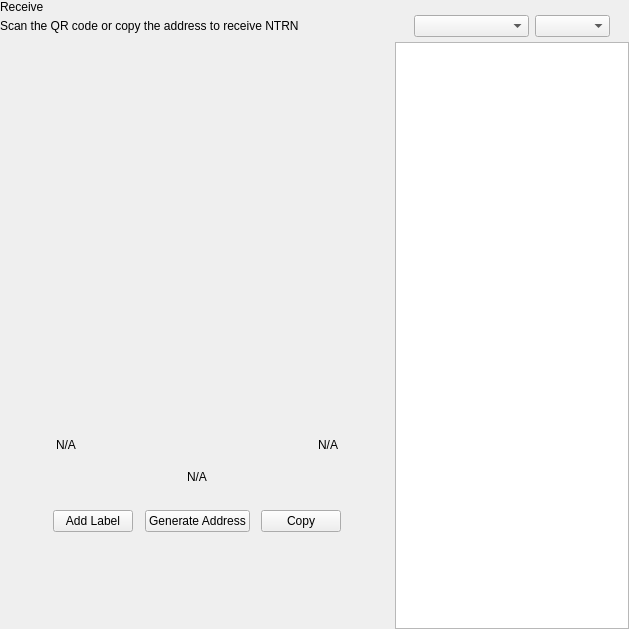
<?xml version="1.0" encoding="UTF-8"?>
<ui version="4.0">
 <class>ReceiveWidget</class>
 <widget class="QWidget" name="ReceiveWidget">
  <property name="geometry">
   <rect>
    <x>0</x>
    <y>0</y>
    <width>629</width>
    <height>629</height>
   </rect>
  </property>
  <property name="minimumSize">
   <size>
    <width>0</width>
    <height>0</height>
   </size>
  </property>
  <property name="windowTitle">
   <string>Form</string>
  </property>
  <layout class="QHBoxLayout" name="horizontalLayout_2" stretch="2,1">
   <property name="spacing">
    <number>0</number>
   </property>
   <property name="leftMargin">
    <number>0</number>
   </property>
   <property name="topMargin">
    <number>0</number>
   </property>
   <property name="rightMargin">
    <number>0</number>
   </property>
   <property name="bottomMargin">
    <number>0</number>
   </property>
   <item>
    <widget class="QWidget" name="left" native="true">
     <layout class="QVBoxLayout" name="verticalLayout_3">
      <property name="leftMargin">
       <number>0</number>
      </property>
      <property name="topMargin">
       <number>0</number>
      </property>
      <property name="rightMargin">
       <number>0</number>
      </property>
      <property name="bottomMargin">
       <number>0</number>
      </property>
      <item>
       <layout class="QVBoxLayout" name="verticalLayout_2">
        <property name="spacing">
         <number>0</number>
        </property>
        <property name="leftMargin">
         <number>0</number>
        </property>
        <item>
         <layout class="QHBoxLayout" name="horizontalLayout_3">
          <property name="spacing">
           <number>0</number>
          </property>
          <item>
           <layout class="QVBoxLayout" name="verticalLayout_4">
            <property name="spacing">
             <number>5</number>
            </property>
            <item>
             <widget class="QLabel" name="labelTitle">
              <property name="text">
               <string>Receive</string>
              </property>
             </widget>
            </item>
            <item alignment="Qt::AlignTop">
             <widget class="QLabel" name="labelSubtitle1">
              <property name="text">
               <string>Scan the QR code or copy the address to receive NTRN</string>
              </property>
             </widget>
            </item>
           </layout>
          </item>
          <item>
           <spacer name="horizontalSpacer">
            <property name="orientation">
             <enum>Qt::Horizontal</enum>
            </property>
            <property name="sizeHint" stdset="0">
             <size>
              <width>40</width>
              <height>20</height>
             </size>
            </property>
           </spacer>
          </item>
         </layout>
        </item>
        <item>
         <spacer name="verticalSpacer_2">
          <property name="orientation">
           <enum>Qt::Vertical</enum>
          </property>
          <property name="sizeType">
           <enum>QSizePolicy::Expanding</enum>
          </property>
          <property name="sizeHint" stdset="0">
           <size>
            <width>20</width>
            <height>50</height>
           </size>
          </property>
         </spacer>
        </item>
        <item alignment="Qt::AlignHCenter">
         <widget class="QWidget" name="layoutQR" native="true">
          <property name="maximumSize">
           <size>
            <width>510</width>
            <height>16777215</height>
           </size>
          </property>
          <layout class="QVBoxLayout" name="verticalLayoutQr">
           <item>
            <spacer name="verticalSpacer11">
             <property name="orientation">
              <enum>Qt::Vertical</enum>
             </property>
             <property name="sizeType">
              <enum>QSizePolicy::Fixed</enum>
             </property>
             <property name="sizeHint" stdset="0">
              <size>
               <width>20</width>
               <height>20</height>
              </size>
             </property>
            </spacer>
           </item>
           <item alignment="Qt::AlignHCenter">
            <widget class="QLabel" name="labelQrImg">
             <property name="minimumSize">
              <size>
               <width>260</width>
               <height>260</height>
              </size>
             </property>
             <property name="maximumSize">
              <size>
               <width>260</width>
               <height>260</height>
              </size>
             </property>
             <property name="text">
              <string/>
             </property>
             <property name="alignment">
              <set>Qt::AlignCenter</set>
             </property>
            </widget>
           </item>
           <item>
            <spacer name="verticalSpacer_21">
             <property name="orientation">
              <enum>Qt::Vertical</enum>
             </property>
             <property name="sizeType">
              <enum>QSizePolicy::Fixed</enum>
             </property>
             <property name="sizeHint" stdset="0">
              <size>
               <width>20</width>
               <height>30</height>
              </size>
             </property>
            </spacer>
           </item>
           <item>
            <widget class="QWidget" name="widget" native="true">
             <property name="minimumSize">
              <size>
               <width>0</width>
               <height>0</height>
              </size>
             </property>
             <layout class="QHBoxLayout" name="horizontalLayout_5">
              <item>
               <widget class="QLabel" name="labelLabel">
                <property name="text">
                 <string notr="true">N/A</string>
                </property>
               </widget>
              </item>
              <item>
               <spacer name="horizontalSpacer_2">
                <property name="orientation">
                 <enum>Qt::Horizontal</enum>
                </property>
                <property name="sizeHint" stdset="0">
                 <size>
                  <width>141</width>
                  <height>20</height>
                 </size>
                </property>
               </spacer>
              </item>
              <item>
               <widget class="QLabel" name="labelDate">
                <property name="text">
                 <string notr="true">N/A</string>
                </property>
                <property name="alignment">
                 <set>Qt::AlignRight|Qt::AlignTrailing|Qt::AlignVCenter</set>
                </property>
               </widget>
              </item>
             </layout>
            </widget>
           </item>
           <item>
            <widget class="QLabel" name="labelAddress">
             <property name="sizePolicy">
              <sizepolicy hsizetype="Expanding" vsizetype="Preferred">
               <horstretch>0</horstretch>
               <verstretch>0</verstretch>
              </sizepolicy>
             </property>
             <property name="minimumSize">
              <size>
               <width>300</width>
               <height>0</height>
              </size>
             </property>
             <property name="text">
              <string notr="true">N/A</string>
             </property>
             <property name="alignment">
              <set>Qt::AlignCenter</set>
             </property>
            </widget>
           </item>
           <item>
            <spacer name="verticalSpacer_4">
             <property name="orientation">
              <enum>Qt::Vertical</enum>
             </property>
             <property name="sizeType">
              <enum>QSizePolicy::Fixed</enum>
             </property>
             <property name="sizeHint" stdset="0">
              <size>
               <width>20</width>
               <height>20</height>
              </size>
             </property>
            </spacer>
           </item>
           <item>
            <layout class="QHBoxLayout" name="horizontalLayout_4">
             <item alignment="Qt::AlignHCenter">
              <widget class="QPushButton" name="pushButtonLabel">
               <property name="focusPolicy">
                <enum>Qt::NoFocus</enum>
               </property>
               <property name="text">
                <string>Add Label</string>
               </property>
              </widget>
             </item>
             <item alignment="Qt::AlignHCenter">
              <widget class="QPushButton" name="pushButtonNewAddress">
               <property name="focusPolicy">
                <enum>Qt::NoFocus</enum>
               </property>
               <property name="text">
                <string>Generate Address</string>
               </property>
              </widget>
             </item>
             <item alignment="Qt::AlignHCenter">
              <widget class="QPushButton" name="pushButtonCopy">
               <property name="focusPolicy">
                <enum>Qt::NoFocus</enum>
               </property>
               <property name="text">
                <string>Copy</string>
               </property>
              </widget>
             </item>
            </layout>
           </item>
           <item>
            <spacer name="verticalSpacer_3">
             <property name="orientation">
              <enum>Qt::Vertical</enum>
             </property>
             <property name="sizeType">
              <enum>QSizePolicy::Expanding</enum>
             </property>
             <property name="sizeHint" stdset="0">
              <size>
               <width>20</width>
               <height>20</height>
              </size>
             </property>
            </spacer>
           </item>
          </layout>
         </widget>
        </item>
        <item>
         <spacer name="verticalSpacer">
          <property name="orientation">
           <enum>Qt::Vertical</enum>
          </property>
          <property name="sizeHint" stdset="0">
           <size>
            <width>20</width>
            <height>40</height>
           </size>
          </property>
         </spacer>
        </item>
       </layout>
      </item>
     </layout>
    </widget>
   </item>
   <item>
    <widget class="QWidget" name="right" native="true">
     <layout class="QVBoxLayout" name="verticalLayout_5">
      <property name="spacing">
       <number>0</number>
      </property>
      <property name="leftMargin">
       <number>1</number>
      </property>
      <property name="topMargin">
       <number>0</number>
      </property>
      <property name="rightMargin">
       <number>0</number>
      </property>
      <property name="bottomMargin">
       <number>0</number>
      </property>
      <item>
       <layout class="QVBoxLayout" name="container_right">
        <property name="spacing">
         <number>0</number>
        </property>
        <property name="leftMargin">
         <number>0</number>
        </property>
        <property name="rightMargin">
         <number>0</number>
        </property>
        <item>
         <layout class="QVBoxLayout" name="verticalLayout">
          <property name="spacing">
           <number>6</number>
          </property>
          <property name="leftMargin">
           <number>19</number>
          </property>
          <property name="rightMargin">
           <number>19</number>
          </property>
          <item>
           <widget class="OptionButton" name="btnRequest" native="true"/>
          </item>
          <item>
           <widget class="OptionButton" name="btnMyAddresses" native="true">
            <property name="sizePolicy">
             <sizepolicy hsizetype="Preferred" vsizetype="Minimum">
              <horstretch>0</horstretch>
              <verstretch>0</verstretch>
             </sizepolicy>
            </property>
           </widget>
          </item>
         </layout>
        </item>
        <item>
         <widget class="QWidget" name="sortWidget" native="true">
          <layout class="QHBoxLayout" name="horizontalLayout_6">
           <property name="leftMargin">
            <number>19</number>
           </property>
           <property name="rightMargin">
            <number>19</number>
           </property>
           <property name="bottomMargin">
            <number>5</number>
           </property>
           <item>
            <spacer name="horizontalSpacer_3">
             <property name="orientation">
              <enum>Qt::Horizontal</enum>
             </property>
             <property name="sizeHint" stdset="0">
              <size>
               <width>40</width>
               <height>20</height>
              </size>
             </property>
            </spacer>
           </item>
           <item>
            <widget class="QComboBox" name="comboBoxSort">
             <property name="sizePolicy">
              <sizepolicy hsizetype="Preferred" vsizetype="Fixed">
               <horstretch>0</horstretch>
               <verstretch>0</verstretch>
              </sizepolicy>
             </property>
             <property name="minimumSize">
              <size>
               <width>115</width>
               <height>0</height>
              </size>
             </property>
            </widget>
           </item>
           <item>
            <widget class="QComboBox" name="comboBoxSortOrder">
             <property name="sizePolicy">
              <sizepolicy hsizetype="Preferred" vsizetype="Fixed">
               <horstretch>0</horstretch>
               <verstretch>0</verstretch>
              </sizepolicy>
             </property>
             <property name="minimumSize">
              <size>
               <width>75</width>
               <height>0</height>
              </size>
             </property>
            </widget>
           </item>
          </layout>
         </widget>
        </item>
        <item>
         <widget class="QListView" name="listViewAddress"/>
        </item>
       </layout>
      </item>
     </layout>
    </widget>
   </item>
  </layout>
 </widget>
 <customwidgets>
  <customwidget>
   <class>OptionButton</class>
   <extends>QWidget</extends>
   <header>qt/ntrnbh/optionbutton.h</header>
   <container>1</container>
  </customwidget>
 </customwidgets>
 <resources/>
 <connections/>
</ui>
